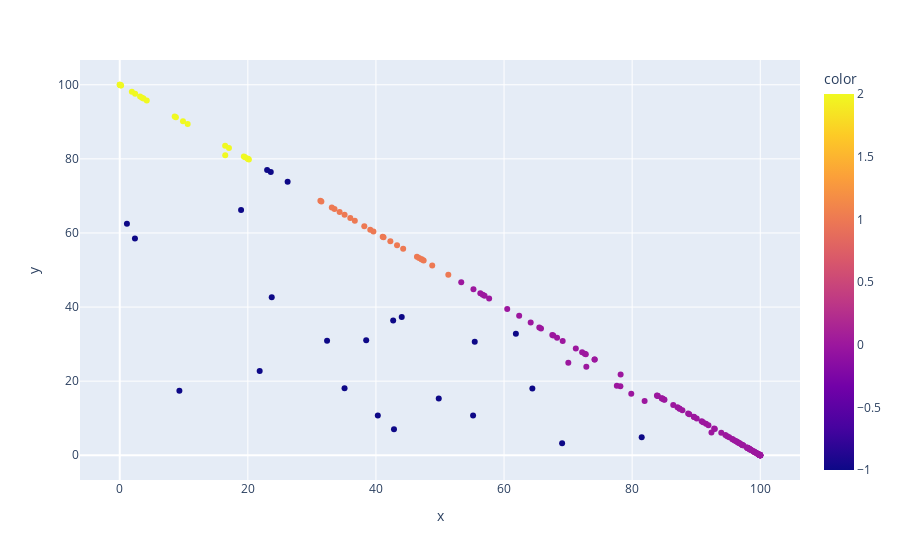

Notebook code for this chart:
### Code cell
fig = px.scatter(x=df["fossil_share_elec"], y=df["renewables_share_elec"], color=df['cluster4'])
fig.show()

### Figure 1 — Plotly figure (JSON) as saved in the notebook; plotly's stock layout.template omitted (floating-point values rounded to 4 significant figures; data arrays with more than 128 entries replaced by an {"elided": "..."} marker saying what was removed)
{"data": [{"hovertemplate": "x=%{x}<br>y=%{y}<br>color=%{marker.color}<extra></extra>", "legendgroup": "", "marker": {"color": {"elided": "182 int values"}, "coloraxis": "coloraxis", "symbol": "circle"}, "mode": "markers", "name": "", "orientation": "v", "showlegend": false, "type": "scatter", "x": {"elided": "182 float values"}, "xaxis": "x", "y": {"elided": "182 float values"}, "yaxis": "y"}], "layout": {"coloraxis": {"colorbar": {"title": {"text": "color"}}, "colorscale": [[0, "#0d0887"], [0.1111, "#46039f"], [0.2222, "#7201a8"], [0.3333, "#9c179e"], [0.4444, "#bd3786"], [0.5556, "#d8576b"], [0.6667, "#ed7953"], [0.7778, "#fb9f3a"], [0.8889, "#fdca26"], [1, "#f0f921"]]}, "legend": {"tracegroupgap": 0}, "margin": {"t": 60}, "xaxis": {"anchor": "y", "domain": [0, 1], "title": {"text": "x"}}, "yaxis": {"anchor": "x", "domain": [0, 1], "title": {"text": "y"}}}}
